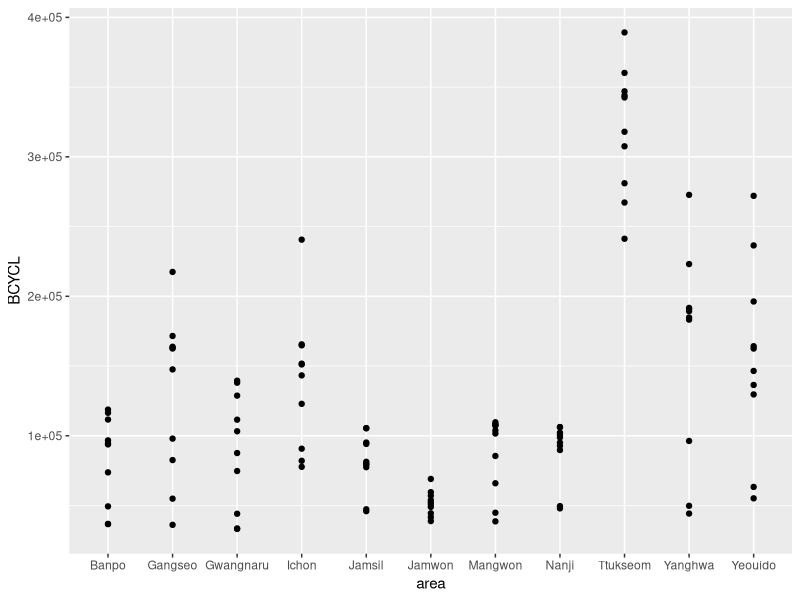
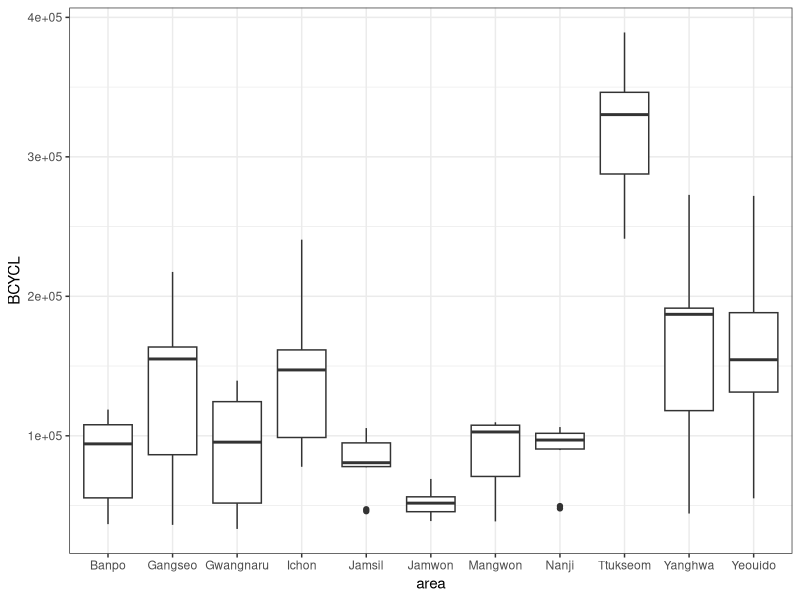

Here is the R script that generated these plots, in order: (Note: this script raises an error after producing the figures.)
## 한강 이용현황 분석을 통한 R 연습과정
## Juwon KIM 


# install packages ===============================================

# check if ggplot2, dplyr are already installed
installed_packages <- row.names(installed.packages())
if (!('dplyr' %in% installed_packages)) install.packages('dplyr')
if (!('ggplot2' %in% installed_packages)) install.packages('ggplot2')


# load packages ==================================================

library(dplyr)
library(ggplot2)


# read data ======================================================

# check working directory
getwd()
# 2015-05-21 워킹 디렉토리를 항상 먼저 체크해야 하는가?
# 2015-05-22 작업 파일들이 있는 폴더만 인지하고 있으면 굳이 체크할 필요는 없음

h <- read.csv(file='./2014_Jan_Oct_HanRiver_User.csv')
# 2015-05-21 read.csv 함수안에 데이터 파일명 입력 시 [file=' ']을 붙이지 않으니 실행이 안됨
# 2015-05-22 [file=' '] 전체를 붙일 필요는 없고 파일명 처음과 끝에 [' ']을 붙이면 됨

head(h)
# 2015-05-22 head는 상위의 일부 데이터를 보여줌 (cf. head(hanriver,10) => 경우 상위 10개)
str(h)
# 2015-05-22 str는 column 별 데이터 속성값을 행으로 보여줌 (예. int, factor)
tail(h)
# 2015-05-22 tail은 하위의 일부 데이터를 보여줌
class(h)
# 2015-05-22 class는 파일의 형태를 알려주는듯? (예. "data.frame")


# draw ===========================================================

ggplot(h , aes(x = area, y = BCYCL)) +
  geom_point()
# 2015-05-22 geom_point에서 여의도 데이터 중 혼자 튀는 녀석을 제외시키기 위해 범위를 설정해야 할듯 
# 2015-05-22 중복되는 데이터가 있어 분석을 위해서는 재가공이 필요함(month, area)             

ggplot(h , aes(x = area, y = BCYCL)) +
  geom_boxplot() +
  theme_bw()
# 2015-05-27 기타 다양한 그래프는 <http://docs.ggplot2.org/current/> 사이트 참조




## Date : 2015.05.27 


# check data file ================================================

datapath <- 'D:/Rstudy/hanriver'
list.files(path = datapath, pattern = '*.csv')


# read data ======================================================

h <- read.csv(file='./2014_Jan_Oct_HanRiver_User.csv')


# Starting dplyr::tbl_df =========================================

h <- tbl_df(h)
h

str(h)

# dplyr : 데이터를 변환할 수 있는 패키지 =========================
# dplyr 참고 사이트 <http://blog.daum.net/_blog/BlogTypeView.do?blogid=0QoPO&articleno=269&categoryId=8&regdt=20140923103928>

# dplyr::filter : 데이터 필터링

?dplyr::filter

filter(h, month == 5)
  # 특정값을 가지고 있는 행만 필터링

filter(h, BCYCL > 300000)
  # 특정값 이상의 값을 가지고 있는 행만 필터링

filter(h, month %in% c(5, 6))
  # 두개의 특정값을 가지고 있는 행만 필터링

filter(h, month == 5 | 6)
  # 정확한 의미 확인 필요?????

filter(h, month != 1)
  # 특정값을 가진 행만 제외

filter(h, EVENT_MARATHON > BCYCL)
  # 특정 범위값 필터링


# dplyr:select : 특정 데이터만 추출

select(h, c(month, area, BCYCL, EVENT_MARATHON))
  # 원하는 column만 추출

select(h, -area)
  #해당 column 제외


## Date : 2015.05.28 


# dplyr::arrange : sorting 하기

arrange(h, BCYCL)
# BCYCL을 기준으로 오름차순으로 정렬

arrange(h, desc(BCYCL))
# BCYCL을 기준으로 내림차순으로 정렬

arrange(h, desc(EVENT_MARATHON, BCYCL))
# EVENT_MARATHON을 1차, BCYCL을 2차 기준으로 하여 내림차순으로 정렬




# 한강 데이터 변환 ===============================================

# 1. 지역별(area) all 데이터
# 엑셀로 .csv 파일을 열어 messy data를 tidy data로 변환 => 간편하게 할 수 없을까?

ttukseom <- read.csv('./hanriver_user_ttukseom.csv')
ttukseom

str(ttukseom)

ggplot(ttukseom, aes(x=month, y=act_count)) +
  geom_line(aes(color = activity))

ggplot(ttukseom, aes(x=activity, y=act_count)) +
  geom_boxplot() +
  theme_bw()



## Date : 2015.06.04 


# five-number summary ============================================

gn <- h$GNRL
sp <- h$SPORTS_FCLTY
bc <- h$BCYCL
ev <- h$EVENT_MARATHON
pa <- h$SPCLIZ_PARK
et <- h$ETC

fivenum(gn)
fivenum(sp)
fivenum(bc)

summary(h)


ac <- ttukseom$activity
co <- ttukseom$act_count

fivenum(co)

summary(ttukseom)



## Date : 2015.06.11 


# draw boxplot using loop ========================================

y.names <- names(h)[3:8]
for (y.name in y.names) {
  p <- ggplot(h, aes_string(x='area', y=y.name)) +
    geom_boxplot() +
    theme_bw() +
    ggtitle(paste('Box plot for', y.name))
  ggsave(p, filename=paste0('hanriver_boxplot_', y.name, '.png'))
}
# Y축 항목만 바꾸고 여러개의 그림을 한번에 그리기
# 상기와 같은 과정을 수행하기 위해서는 데이터 테이블구조가 중요하며 각 속성을 열로 구분하는 것이 좋음
# ttukseom 데이터 구조는 바람직하지 않음





  